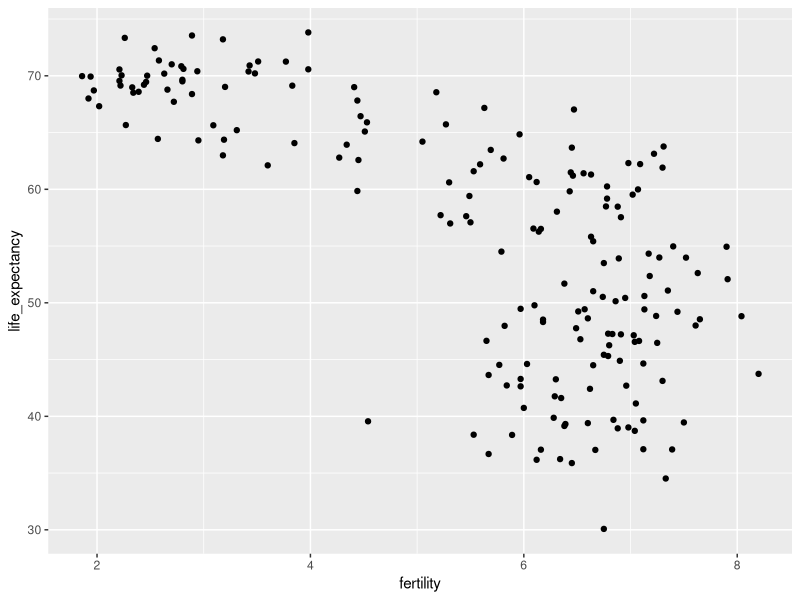
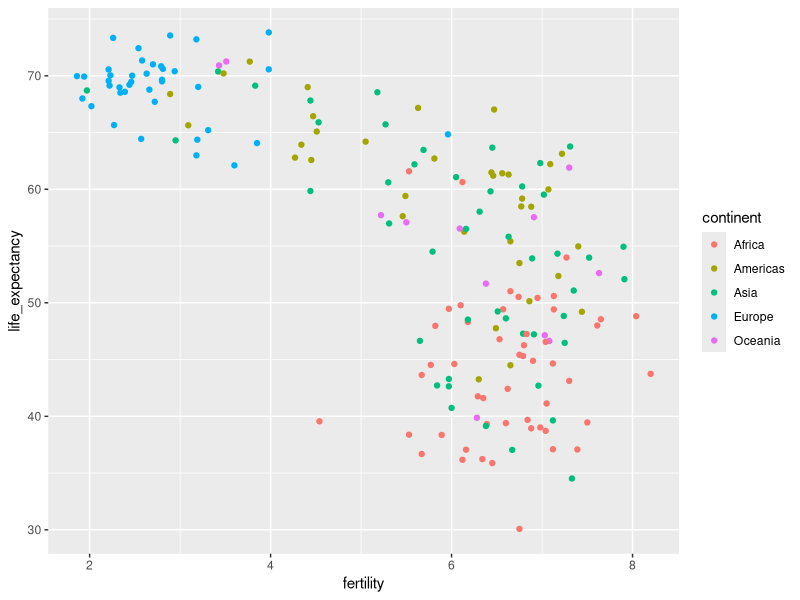
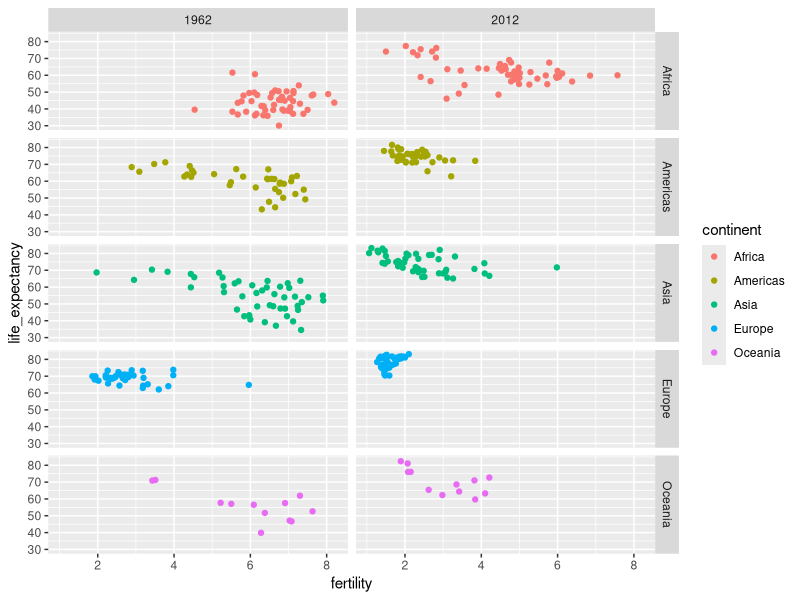
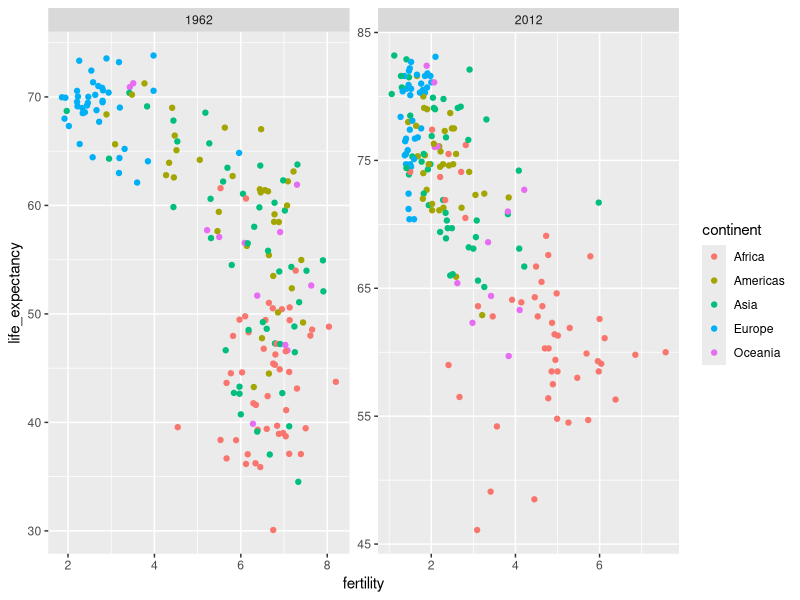
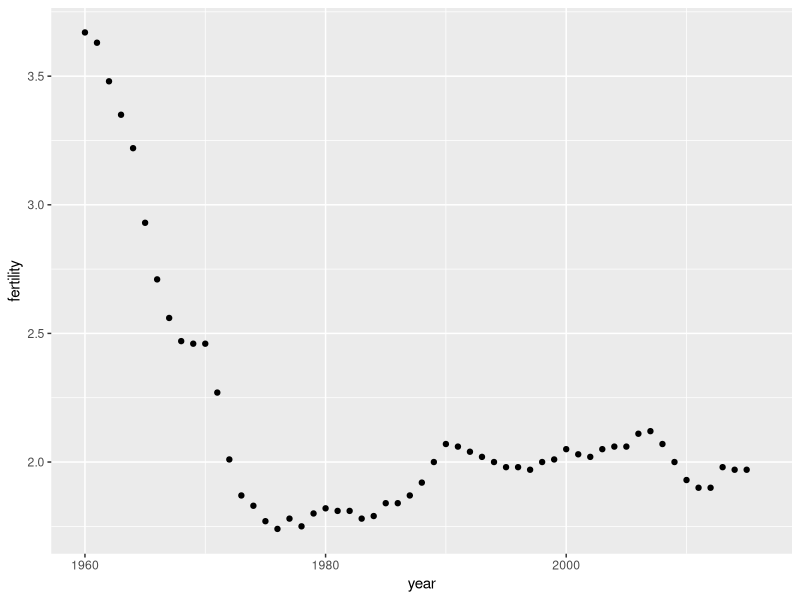
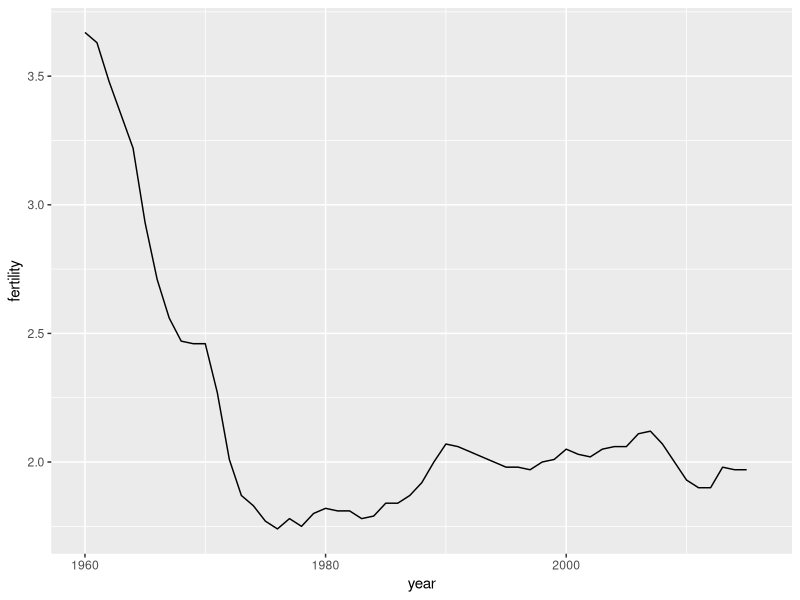
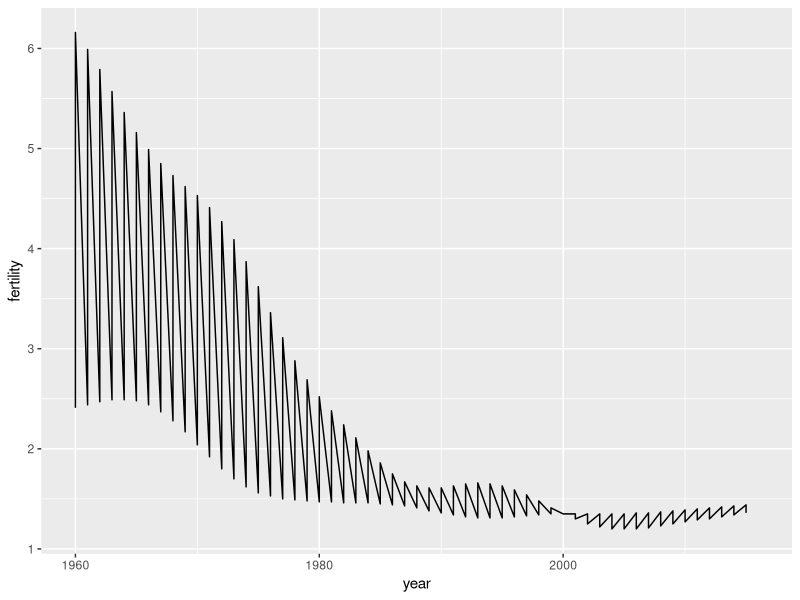
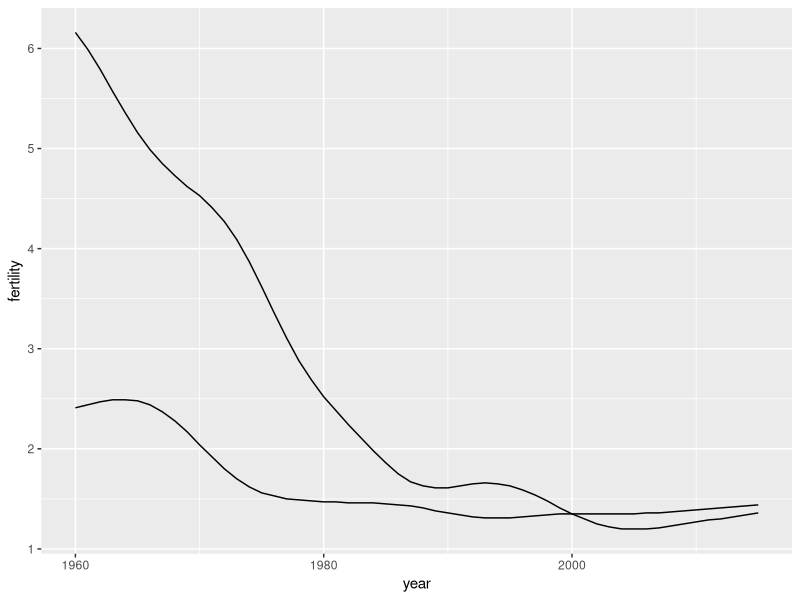

Generate these figures, in order, with R:
## ---- chunk 1
# > Journalists and lobbyists tell dramatic stories. That’s their job. They tell stories about extraordinary events and unusual people. The piles of dramatic stories pile up in peoples’ minds into an over-dramatic worldview and strong negative stress feelings: “The world is getting worse!” “It’s we vs. them!” “Other people are strange!” “The population just keeps growing!” and “Nobody cares!”
## ---- chunk 2

library(tidyverse)
library(dslabs)
data("gapminder")
gapminder %>% as_tibble()
## ---- chunk 3
gapminder %>% filter(year == 2015 & country %in% c("Sri Lanka", "Turkey")) %>% select(country, infant_mortality)
## ---- chunk 4
#> New names:
#> * country -> country...1
#> * infant_mortality -> infant_mortality...2
#> * country -> country...3
#> * infant_mortality -> infant_mortality...4
## ---- chunk 5
filter(gapminder, year == 1962) %>%
  ggplot(aes(fertility, life_expectancy)) +
  geom_point()
## ---- chunk 6
filter(gapminder, year == 1962) %>%
  ggplot(aes(fertility, life_expectancy, color = continent)) +geom_point()
## ---- chunk 7
filter(gapminder, year %in% c(1962, 2012)) %>%
  ggplot(aes(fertility, life_expectancy, col = continent)) + geom_point() + facet_grid(continent ~ year)
## ---- chunk 8
filter(gapminder, year %in% c(1962, 2012)) %>%
  ggplot(aes(fertility, life_expectancy, col= continent)) + geom_point() +facet_wrap(. ~ year, scales = "free")
## ---- chunk 9
gapminder %>% filter(country == "United States") %>% ggplot(aes(year, fertility)) + geom_point()
## ---- chunk 10
gapminder %>% filter(country == "United States") %>% ggplot(aes(year, fertility)) + geom_line()
## ---- chunk 11
countries <- c("South Korea", "Germany")
gapminder %>% filter(country %in% countries ) %>% ggplot(aes(year, fertility)) +geom_line()
## ---- chunk 12
countries <- c("South Korea", "Germany")
gapminder %>% filter(country %in% countries & !is.na(fertility)) %>% ggplot(aes(year, fertility, group = country)) + geom_line()
## ---- chunk 13
gapminder %>% filter(country %in% countries & !is.na(fertility)) %>% ggplot(aes(year, fertility, col = country)) + geom_line()
## ---- chunk 14
labels <- data.frame(country = countries, x = c(1975, 1965), y = c(60, 72)) 
gapminder %>%
  filter(country %in% countries) %>%
  ggplot(aes(year, life_expectancy, col = country)) + geom_line() + geom_text(data = labels, aes(x,y, label= country), size = 5) + theme(legend.position = "none")
## ---- chunk 15
gapminder <- gapminder %>% mutate(dollars_per_day = gdp/population/365)
## ---- chunk 16
past_year<- 1970
gapminder %>% filter(year == past_year & !is.na(gdp)) %>% ggplot(aes(dollars_per_day)) + geom_histogram(binwidth = 1, col = "black")
## ---- chunk 17
gapminder %>% filter(year == past_year & !is.na(gdp)) %>% ggplot(aes(log2(dollars_per_day))) + geom_histogram(binwidth = 1 , col = "black")
## ---- chunk 18
filter(gapminder, year == past_year) %>% summarize(min = min(population), max = max(population))
## ---- chunk 19
gapminder %>% filter(year == past_year) %>% ggplot(aes(log10(population))) + geom_histogram(binwidth = 0.5, col = "black")
## ---- chunk 20
gapminder %>% filter( year == past_year) %>% ggplot(aes(dollars_per_day)) + geom_histogram(binwidth = 1, col = "black") + scale_x_continuous(trans = "log2")
## ---- chunk 21
gapminder %>% filter( year == past_year & !is.na(gdp)) %>% mutate(region = reorder(region, dollars_per_day, FUN = median)) %>% ggplot(aes(dollars_per_day, region)) + geom_point() + scale_x_continuous(trans = "log2")
## ---- chunk 22
gapminder <- gapminder %>% 
  mutate(group = case_when(
    region %in% c("Western Europe", "Northern Europe","Southern Europe", 
                    "Northern America", 
                  "Australia and New Zealand") ~ "West",
    region %in% c("Eastern Asia", "South-Eastern Asia") ~ "East Asia",
    region %in% c("Caribbean", "Central America", 
                  "South America") ~ "Latin America",
    continent == "Africa" & 
      region != "Northern Africa" ~ "Sub-Saharan",
    TRUE ~ "Others"))
## ---- chunk 23
gapminder <- gapminder %>% mutate(group = factor(group, levels = c("Others", "Latin America", "East Asia", "Sub-Saharan", "West")))
## ---- chunk 24
p <- gapminder %>% filter(year == past_year & !is.na(gdp)) %>% ggplot(aes(group, dollars_per_day)) + geom_boxplot()+ scale_y_continuous(trans = "log2") + xlab("") + theme(axis.text.x = element_text(angle = 90, hjust = 1))
p
## ---- chunk 25
 p + geom_point(alpha = 0.5)
## ---- chunk 26

library(ggridges)
p <- gapminder %>% filter(year == past_year & !is.na(dollars_per_day)) %>% ggplot(aes(dollars_per_day, group)) + scale_x_continuous(trans = "log2")
p + geom_density_ridges()
## ---- chunk 27
p + geom_density_ridges(jittered_points = TRUE)
## ---- chunk 28
p + geom_density_ridges(jittered_points = TRUE, 
                        position = position_points_jitter(height = 0),
                        point_shape ='|',
                        point_size = 3,
                        point_alpha = 1, alpha = 0.7)

                        
## ---- chunk 29
past_year <- 1970
present_year <- 2010
years <- c(past_year, present_year)
gapminder %>% filter(year %in% years & !is.na(gdp)) %>% mutate(west = ifelse(group == "West", "West", "Developing")) %>% ggplot(aes(dollars_per_day)) + geom_histogram(binwidth = 1, col = "black") + scale_x_continuous(trans = "log2") + facet_grid(year ~west)
## ---- chunk 30
country_list_1 <- gapminder %>% filter(year == past_year & !is.na(dollars_per_day)) %>% pull(country)

country_list_2 <- gapminder %>% filter(year == present_year & !is.na(dollars_per_day)) %>% pull(country)

country_list <- intersect(country_list_1, country_list_2)
## ---- chunk 31
past_year <- 1970
present_year <- 2010
years <- c(past_year, present_year)
gapminder %>% filter(year %in% years & country %in% country_list) %>% mutate(west = ifelse(group == "West", "West", "Developing")) %>% ggplot(aes(dollars_per_day)) + geom_histogram(binwidth = 1, col = "black") + scale_x_continuous(trans = "log2") + facet_grid(year ~west)
## ---- chunk 32
gapminder %>% filter(year %in% years & country %in% country_list) %>% ggplot(aes(group,dollars_per_day)) + geom_boxplot()+ theme(axis.text.x = element_text(angle= 90, hjust = 1)) + scale_y_continuous(trans = "log2") + xlab("") + facet_grid(. ~year)
## ---- chunk 33
gapminder %>% filter(year %in% years & country %in% country_list) %>% mutate(year = factor(year)) %>% ggplot(aes(group, dollars_per_day, fill = year)) + geom_boxplot() +theme(axis.text.x = element_text(angle = 90, hjust = 1)) + scale_y_continuous(trans = "log2") + xlab("") 
## ---- chunk 34
gapminder %>% filter(year %in% years & country %in% country_list) %>% ggplot(aes(dollars_per_day)) + geom_density(fill = "grey") + scale_x_continuous(trans = "log2") + facet_grid(. ~year)
## ---- chunk 35
gapminder %>% filter(year %in% years & country %in% country_list) %>% mutate(group= ifelse(group == "West", "West", "Developing")) %>% ggplot(aes(dollars_per_day, fill = group)) + scale_x_continuous(trans = "log2") + geom_density(alpha = 0.2) + facet_grid(year ~.)
## ---- chunk 36
aes(x = dollars_per_day, y = ..count..)
## ---- chunk 37
p <- gapminder %>% filter(year %in% years & country %in% country_list) %>% mutate(group = ifelse( group == "West", "West", "Developing")) %>% ggplot(aes(dollars_per_day, y = ..count.., fill = group)) + scale_x_continuous(trans = "log2", limit= c(0.125,300)) 
p + geom_density(alpha= 0.2) + facet_grid(year ~ . )
## ---- chunk 38
p + geom_density(alpha = 0.2, bw= 0.75) + facet_grid(year ~ . )
## ---- chunk 39
gapminder %>% filter(year %in% years & country %in% country_list) %>% ggplot(aes(dollars_per_day, group)) + scale_x_continuous(trans = "log2") + geom_density_ridges(adjust = 1.5) + facet_grid(. ~ year)
## ---- chunk 40
gapminder %>% filter(year %in% years & country %in% country_list) %>% group_by(year) %>% mutate(weight = population/sum(population)*2) %>% ungroup() %>% ggplot(aes(dollars_per_day, fill = group)) + scale_x_continuous(trans = "log2", limit = c(0.125, 300)) + geom_density(alpha= 0.2, bw = 0.75, position = "stack") + facet_grid(year~.)
